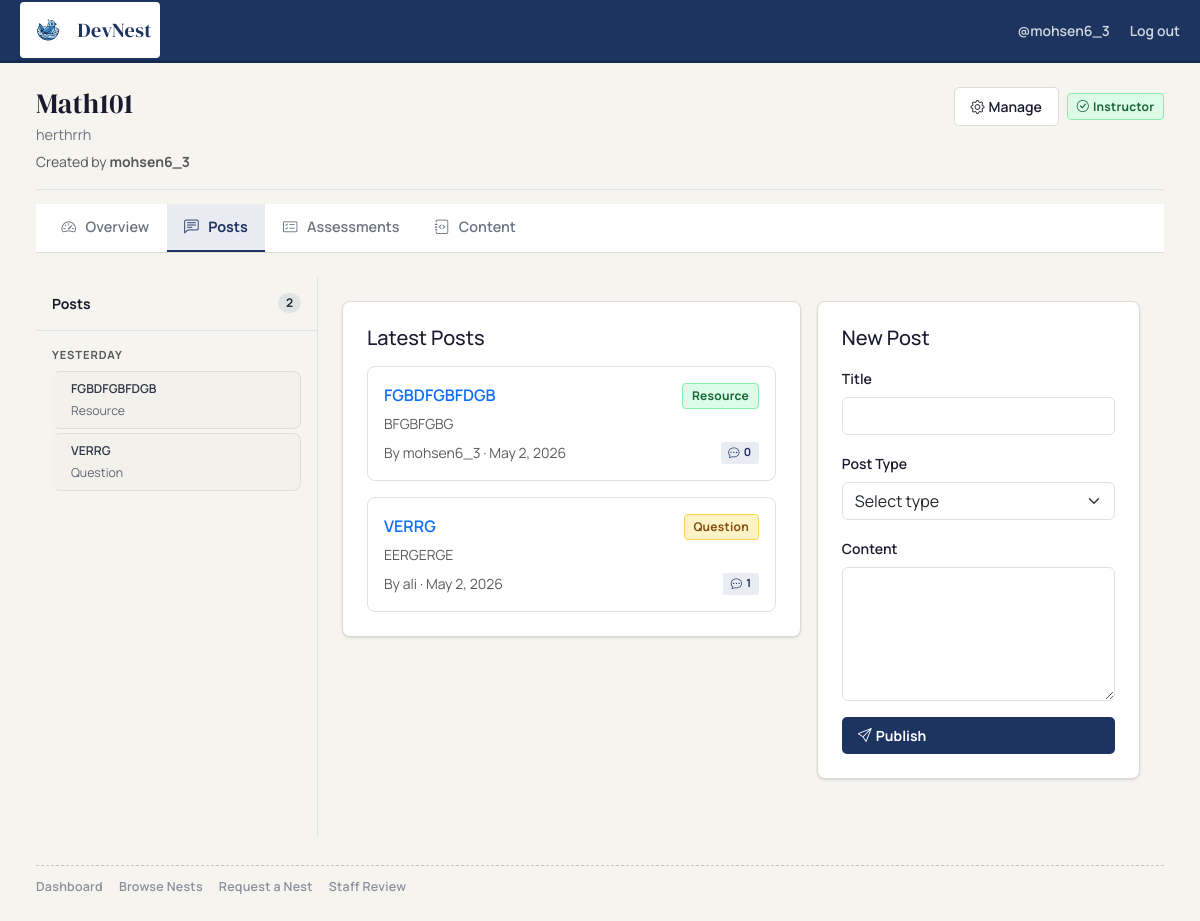
Screenshot of /nests/2/posts/ (signed in) with the database file from the repository.
### nests/models.py (models this page shows, shortened)
class Nest(models.Model):
    class Status(models.TextChoices):
        PENDING  = 'pending',  'Pending'
        APPROVED = 'approved', 'Approved'
        REJECTED = 'rejected', 'Rejected'
    name        = models.CharField(max_length=255)
    description = models.TextField()
    creator     = models.ForeignKey(settings.AUTH_USER_MODEL, on_delete=models.CASCADE)
    members     = models.ManyToManyField(
        settings.AUTH_USER_MODEL,
        through='NestMembership',
        related_name='nests',
    )
    status      = models.CharField(
        max_length=20,
        choices=Status.choices,
        default=Status.PENDING,
    )
    created_at  = models.DateTimeField(auto_now_add=True)
    def membership_for(self, user):
        if not getattr(user, 'is_authenticated', False):
            return None
        return self.memberships.filter(user=user, status=NestMembership.Status.ACTIVE).first()
    def is_nest_staff(self, user):
        m = self.membership_for(user)
        return m is not None and m.role in (NestMembership.Role.INSTRUCTOR, NestMembership.Role.ASSISTANT)

class NestMembership(models.Model):
    class Role(models.TextChoices):
        INSTRUCTOR = 'instructor', 'Instructor'
        ASSISTANT  = 'assistant',  'Assistant'
        MEMBER     = 'member',     'Member'
    class Status(models.TextChoices):
        PENDING  = 'pending',  'Pending'
        ACTIVE   = 'active',   'Active'
        REJECTED = 'rejected', 'Rejected'
    nest      = models.ForeignKey(Nest, on_delete=models.CASCADE, related_name='memberships')
    user      = models.ForeignKey(settings.AUTH_USER_MODEL, on_delete=models.CASCADE, related_name='nest_memberships')
    role      = models.CharField(max_length=20, choices=Role.choices, default=Role.MEMBER)
    status    = models.CharField(max_length=20, choices=Status.choices, default=Status.PENDING)
    joined_at = models.DateTimeField(auto_now_add=True)
    class Meta:
        constraints = [
            models.UniqueConstraint(fields=['nest', 'user'], name='unique_nest_membership')
        ]
        ordering = ['nest', 'joined_at']

### posts/models.py (models this page shows, shortened)
class Post(models.Model):
    user = models.ForeignKey(User, on_delete=models.CASCADE)
    nest = models.ForeignKey(Nest, on_delete=models.CASCADE, related_name='posts', null=True, blank=True)
    title = models.CharField(max_length=200)
    content = models.TextField()
    post_type = models.ForeignKey(PostType, on_delete=models.CASCADE, default=None, null=True, blank=True)
    created_at = models.DateTimeField(auto_now_add=True)
    class Meta:
        ordering = ['-created_at']

class PostType(models.Model):
    name = models.CharField(max_length=128, unique=True)

### posts/views.py (the view, shortened to what this page needs)
# urls.py: path('<int:nest_id>/posts/',  post_views.nest_posts_view,   name='nest_posts'),
def nest_posts_view(request: HttpRequest, nest_id: int):
    if not request.user.is_authenticated:
        return _require_auth(request, 'You must be signed in to access nest posts.')
    nest = get_object_or_404(Nest, pk=nest_id, status=Nest.Status.APPROVED)
    context = _base_nest_context(nest, request.user)
    post_types = _ensure_core_post_types()
    has_access = context['is_nest_staff'] or (context['membership'] is not None)
    if not has_access:
        return _require_auth(request, 'You must be a nest member to post in this nest.')
    posts = Post.objects.filter(nest=nest).select_related('user', 'post_type')
    context.update({
        'posts': posts,
        'post_types': post_types,
        'grouped_posts': _group_posts_by_date(posts),
        'active_post': None,
    })
    return render(request, 'posts/nest_posts.html', context)

### posts/views.py (called while the page is built)
def _ensure_core_post_types():
    items = []
    for name in CORE_POST_TYPES:
        post_type, _ = PostType.objects.get_or_create(name=name)
        items.append(post_type)
    return items

def _group_posts_by_date(posts):
    today = timezone.localdate()
    yesterday = today - timezone.timedelta(days=1)
    groups = {'Today': [], 'Yesterday': [], 'Older': []}
    for post in posts:
        post_date = timezone.localtime(post.created_at).date()
        if post_date == today:
            groups['Today'].append(post)
        elif post_date == yesterday:
            groups['Yesterday'].append(post)
        else:
            groups['Older'].append(post)
    return [(label, items) for label, items in groups.items() if items]

def _base_nest_context(nest: Nest, user):
    membership = nest.membership_for(user)
    pending_membership = nest.memberships.filter(
        user=user,
        status=NestMembership.Status.PENDING,
    ).first()
    return {
        'nest': nest,
        'membership': membership,
        'pending_membership': pending_membership,
        'can_manage': nest.is_nest_staff(user) or nest.is_site_staff(user),
        'is_nest_staff': nest.is_nest_staff(user) or nest.is_site_staff(user),
    }

### posts/templates/posts/nest_posts.html (shortened to what this page needs)
{% extends "nests/nest_detail_base.html" %}
{% block tab_posts %}active{% endblock %}
{% block feature_content %}
<div class="row g-0" style="min-height:70vh;">
    <div class="col-12 col-lg-3 border-end" style="max-height:75vh;overflow-y:auto;position:sticky;top:72px;">
        <div class="p-3 border-bottom d-flex justify-content-between align-items-center">
            <span class="fw-bold small">Posts</span>
            <span class="badge bg-secondary-subtle text-secondary-emphasis rounded-pill">{{ posts|length }}</span>
        </div>
        {% for label, group in grouped_posts %}
        <div class="px-3 pt-3 pb-1">
            <p class="text-muted mb-2" style="font-size:.7rem;font-weight:700;letter-spacing:.08em;text-transform:uppercase;">{{ label }}</p>
            {% for p in group %}
            <a href="{% url 'nests:nest_post_detail' nest_id=nest.pk post_id=p.pk %}"
               class="d-block text-decoration-none rounded-3 px-3 py-2 mb-1 sidebar-post-item
                      {% if active_post and active_post.pk == p.pk %}active{% endif %}">
                <div class="fw-semibold small text-truncate">{{ p.title }}</div>
                {% if p.post_type %}
                <small class="text-muted">{{ p.post_type.name }}</small>
                {% endif %}
            </a>
            {% endfor %}
        </div>
        {% empty %}
        <p class="text-muted p-3 small">No posts yet.</p>
        {% endfor %}
    </div>
    <div class="col-12 col-lg-9 p-4">
        <div class="row g-3">
            <div class="col-12 col-xl-7">
                <div class="nest-surface p-4">
                    <div class="d-flex justify-content-between align-items-center mb-3">
                        <h5 class="mb-0">Latest Posts</h5>
                    </div>
                    {% if posts %}
                    <div class="d-flex flex-column gap-3">
                        {% for post in posts %}
                        <article class="border rounded-3 p-3 hover-shadow">
                            <div class="d-flex flex-wrap justify-content-between align-items-center gap-2 mb-1">
                                <h6 class="mb-0">
                                    <a href="{% url 'nests:nest_post_detail' nest_id=nest.pk post_id=post.pk %}"
                                        class="text-decoration-none fw-semibold">{{ post.title }}</a>
                                </h6>
                                {% if post.post_type %}
                                <span class="nest-chip {% if post.post_type.name|lower == 'announcement' %}nest-chip-rejected{% elif post.post_type.name|lower == 'question' %}nest-chip-pending{% else %}nest-chip-approved{% endif %}">
                                    {{ post.post_type.name }}
                                </span>
                                {% endif %}
                            </div>
                            <p class="text-muted small mb-2">{{ post.content|truncatechars:120 }}</p>
                            <div class="d-flex align-items-center justify-content-between">
                                <small class="text-muted">By {{ post.user.username }} &middot; {{ post.created_at|date:"M j, Y" }}</small>
                                <a href="{% url 'nests:nest_post_detail' nest_id=nest.pk post_id=post.pk %}"
                                    class="nest-subnav-badge text-decoration-none">
                                    <i class="bi bi-chat-dots me-1"></i>{{ post.comments.count }}
                                </a>
                            </div>
                        </article>
                        {% endfor %}
                    </div>
                    {% else %}
                    <p class="text-muted mb-0">No posts yet. Start the first discussion.</p>
                    {% endif %}
                </div>
            </div>
            <div class="col-12 col-xl-5">
                <div class="nest-surface p-4">
                    <h5 class="mb-3">New Post</h5>
                    <form method="post">
                        <div class="mb-3">
                            <label class="form-label fw-semibold small" for="postTitle">Title</label>
                            <input id="postTitle" name="title" class="form-control" maxlength="200" required>
                        </div>
                        <div class="mb-3">
                            <label class="form-label fw-semibold small" for="postType">Post Type</label>
                            <select id="postType" name="post_type_id" class="form-select" required>
                                <option value="">Select type</option>
                            </select>
                        </div>
                        <div class="mb-3">
                            <label class="form-label fw-semibold small" for="postContent">Content</label>
                            <textarea id="postContent" name="content" class="form-control" rows="5" required></textarea>
                        </div>
                        <button class="nest-btn-main w-100" type="submit">
                            <i class="bi bi-send me-1"></i> Publish
                        </button>
                    </form>
                </div>
            </div>
        </div>
    </div>
</div>
{% endblock feature_content %}

### nests/templates/nests/nest_detail_base.html (shortened to what this page needs)
{% extends "nests/base.html" %}
{% block content %}
{% if nest %}
<div class="nest-page-head pb-3 mb-0 border-bottom">
    <div>
        <h2 class="nest-page-title">{{ nest.name }}</h2>
        <p class="nest-page-subtitle mb-1">{{ nest.description }}</p>
        <small class="text-muted">Created by <strong>{{ nest.creator.username }}</strong></small>
    </div>
    <div class="d-flex gap-2 flex-wrap align-items-center">
        {% if can_manage %}
            <a href="{% url 'nests:manage_nest' nest_id=nest.pk %}" class="nest-btn-soft">
                <i class="bi bi-gear me-1"></i> Manage
            </a>
        {% endif %}
        {% if membership %}
            <span class="nest-chip nest-chip-approved align-self-center">
                <i class="bi bi-check-circle me-1"></i> {{ membership.get_role_display }}
            </span>
        {% elif pending_membership %}
            <span class="nest-chip nest-chip-pending align-self-center">
                <i class="bi bi-hourglass-split me-1"></i> Request Pending
            </span>
        {% endif %}
    </div>
</div>
<div class="nest-subnav-wrap">
    <nav class="nest-subnav" aria-label="Nest feature navigation">
        <a href="{% url 'nests:nest_detail' nest_id=nest.pk %}"
           class="nest-subnav-link {% block tab_overview %}{% endblock %}">
            <i class="bi bi-speedometer2 me-1"></i> Overview
        </a>
        <a href="{% url 'nests:nest_posts' nest_id=nest.pk %}"
           class="nest-subnav-link {% block tab_posts %}{% endblock %}">
            <i class="bi bi-chat-left-text me-1"></i> Posts
        </a>
        <a href="{% url 'assessments:assessment_page_view' nest_id=nest.pk %}"
           class="nest-subnav-link {% block tab_assessments %}{% endblock %}">
            <i class="bi bi-card-checklist me-1"></i> Assessments
        </a>
        <a href="{% url 'content:all_titles_view' %}?nest_id={{ nest.pk }}"
           class="nest-subnav-link {% block tab_content %}{% endblock %}">
            <i class="bi bi-journal-code me-1"></i> Content
        </a>
    </nav>
</div>
{% endif %}
{% block feature_content %}{% endblock %}
{% endblock %}

### nests/templates/nests/base.html (shortened to what this page needs)
{% load static %}
<!doctype html>
<html lang="en">
<head>
	<link href="https://cdn.jsdelivr.net/npm/bootstrap@5.3.3/dist/css/bootstrap.min.css" rel="stylesheet">
	<link href="https://cdn.jsdelivr.net/npm/bootstrap-icons@1.11.3/font/bootstrap-icons.css" rel="stylesheet">
	<link rel="stylesheet" href="{% static 'css/nests.css' %}">
</head>
<body class="nest-shell">
	<header class="nest-topbar">
		<div class="container-fluid nest-topbar-inner">
			<a class="nest-brand" href="/">
				<img src="{% static 'images/logo.svg' %}" alt="DevNest logo">
				<span>DevNest</span>
			</a>
			<div class="nest-user d-none d-lg-flex">
				{% if request.user.is_authenticated %}
					<a class="nest-user-link" href="{% url 'accounts:user_profile_view' request.user.username %}">
						@{{ request.user.username }}
					</a>
					<a class="nest-user-link" href="{% url 'accounts:log_out' %}?next={{request.path}}">Log out</a>
				{% else %}
					<a class="nest-user-link" href="{% url 'accounts:sign_in' %}?next={{request.path}}">Sign in</a>
				{% endif %}
			</div>
		</div>
	</header>
	<div class="nest-layout container-fluid">
		<main class="nest-main">
			{% block content %}{% endblock %}
			<footer class="nest-footer-links" aria-label="Nest legacy links">
				<a href="{% url 'nests:nest_dashboard' %}" class="nest-footer-link {% if request.path == '/nests/' %}active{% endif %}">
					Dashboard
				</a>
				<a href="{% url 'nests:nest_list_view' %}" class="nest-footer-link {% if '/nests/browse/' in request.path %}active{% endif %}">
					Browse Nests
				</a>
				<a href="{% url 'nests:request_nest_view' %}" class="nest-footer-link {% if '/nests/request/' in request.path %}active{% endif %}">
					Request a Nest
				</a>
				{% if request.user.is_staff or request.user.is_superuser %}
					<a href="{% url 'nests:staff_nest_review' %}" class="nest-footer-link {% if '/nests/staff/review/' in request.path %}active{% endif %}">
						Staff Review
					</a>
				{% endif %}
			</footer>
		</main>
	</div>
</body>
</html>

### rows the page displays
Nest: name "Math101", description "herthrrh", creator.username "mohsen6_3"
NestMembership: role "Instructor"
Post: label "YESTERDAY", title "FGBDFGBFDGB", post_type.name "Resource", content "BFGBFGBG", user.username "mohsen6_3", created_at "May 2, 2026", comments.count "0"
Post: title "VERRG", post_type.name "Question", content "EERGERGE", user.username "ali", created_at "May 2, 2026", comments.count "1"

### other values shown
{{ request.user.username }} "mohsen6_3"
{{ posts|length }} "2"
